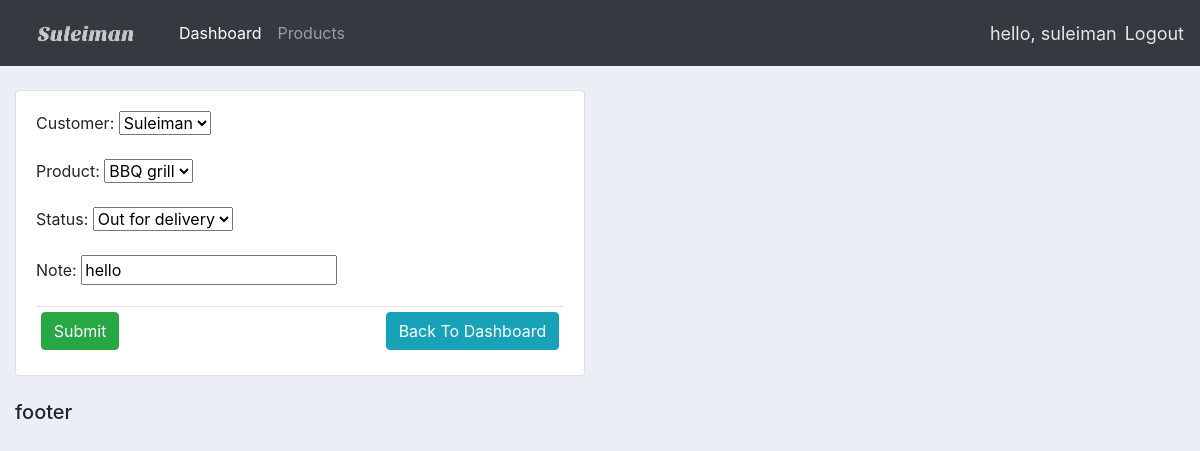
Page /update_order/28 (signed in) on the committed database.
### accounts/models.py (models this page shows, shortened)
class Order(models.Model):
    STATUS = (
        ('Pending', 'Pending'),
        ('Out for delivery', 'Out for delivery'),
        ('Delivered', 'Delivered'),
    )
    customer = models.ForeignKey(Customer,null=True, on_delete=models.SET_NULL)
    product = models.ForeignKey(Product,null=True, on_delete=models.SET_NULL)
    date_created  = models.DateTimeField(auto_now_add=True, null=True)
    status = models.CharField(max_length=200, null=True, choices=STATUS)
    note = models.CharField(max_length=1000, null=True)

### accounts/decorators.py (the view)
        def wrapper_func(request, *args, **kwargs):
            group = None
            if request.user.groups.exists():
                group = request.user.groups.all()[0].name
            if group in allowed_roles:
                return view_func(request,*args, **kwargs)
            else:
                return HttpResponse('You are not autherized to view this page.')

### accounts/forms.py
class orderForm(ModelForm):
    class Meta:
        model = Order
        fields = '__all__'

### accounts/models.py (called while the page is built)
    def __str__(self):
        return self.name

    def __str__(self):
        return self.name

### accounts/views.py (called while the page is built)
@login_required(login_url='login')
@allowed_users(allowed_roles=['admin'])
def updateOrder(request, id):
    order = Order.objects.get(id=id)
    form = orderForm(instance=order)
    if request.method == 'POST':
        form = orderForm(request.POST, instance=order)
        if form.is_valid():
            form.save()
        return redirect('/')
    context = {
        'form': form
        }
    return render(request, 'accounts/update_order.html', context)

### accounts/templates/accounts/update_order.html (shortened to what this page needs)
{% extends 'accounts/main.html' %}
{% load static %}
{% block content %}
    <br>
    <div class="row">
        <div class="col-md-6">
            <div class="card card-body">
                <form action="" method="POST">
                    {{form.as_p}}
                    <table class="table table-sm" style="margin-bottom: 0px;">
                        <tr>
                            <th><input class="btn btn-success" type="submit" value="Submit"></th>
                            <th style="text-align: right;"><a class='btn btn-info' href="{% url 'home' %}">Back To Dashboard</a></th>
                        </tr>
                    </table>
                </form>
            </div>
        </div>
    </div>
{% endblock content %}

### accounts/templates/accounts/navbar.html (shortened to what this page needs)
{% load static %}
<nav class="navbar navbar-expand-lg navbar-dark bg-dark">
    <a class="navbar-brand" href="{% url 'home' %}"><img src="{% static 'images/logo.png' %}" alt="logo"></a>
    <div class="collapse navbar-collapse" id="navbarNav">
      <ul class="navbar-nav">
        {% if request.user.is_staff %}
          <li class="nav-item active">
            <a class="nav-link" href="{% url 'home' %}">Dashboard</a>
          </li>
          <li class="nav-item">
            <a class="nav-link" href="{% url 'products' %}">Products</a>
          </li>
        {% endif %}
      </ul>
    </div>
    <span class="username" >hello, {{request.user}}</span>
    <span><a class ="logout" href="{% url 'logout' %}">Logout</a></span>
  </nav>

### static/css/main.css (style rules this page uses)
body { background-color: #ebeff5; }

### accounts/templates/accounts/navbar.html (style rules this page uses)
.logout { font-size: 18px; color: #e5e5e5; }
.username { font-size: 18px; margin-right: 8px; color: #e5e5e5; }

### rows in the picture
Order: customer "Suleiman", product "BBQ grill", status "Out for delivery", note "hello"

### other values in the picture
{{ request.user }} "suleiman"
